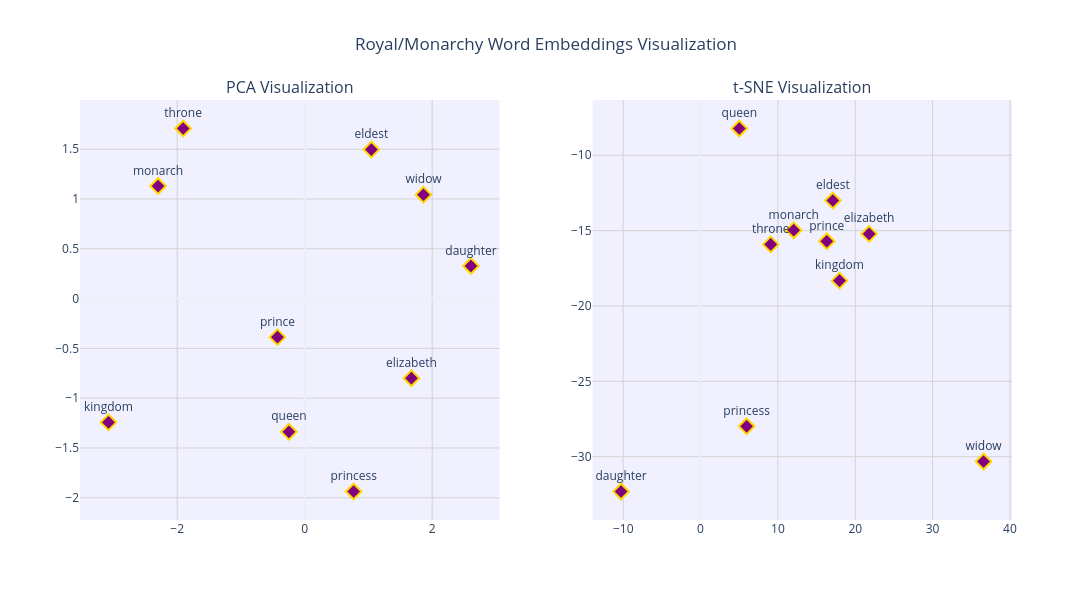

Source (notebook cell):
### Code cell
import gensim.downloader as api
import plotly.graph_objects as go
from plotly.subplots import make_subplots
from sklearn.decomposition import PCA
from sklearn.manifold import TSNE
import numpy as np
model=api.load("glove-wiki-gigaword-50")
words = ['queen','throne','prince','daughter','elizabeth','princess','kingdom','monarch','eldest','widow']
vector = np.array([model[word]for word in words])
fig = make_subplots(rows = 1,cols=2,subplot_titles = ('PCA Visualization','t-SNE Visualization'),horizontal_spacing = 0.1)
pca=PCA(n_components=2)
pca_vector = pca.fit_transform(vector)
tsne = TSNE(n_components=2,perplexity= 5, max_iter = 250 , random_state = 42)
tsne_vector = tsne.fit_transform(vector)
fig.add_trace(go.Scatter(x = pca_vector[:,0],y = pca_vector[:,1],mode = 'markers+text',text = words, textposition = "top center",marker = dict(size = 12,color = 'purple',symbol = 'diamond',line = dict(color='gold',width=2)),name = 'Words'),row=1,col=1)
fig.add_trace(go.Scatter(x = tsne_vector[:,0],y = tsne_vector[:,1],mode = 'markers+text',text = words, textposition = "top center",marker = dict(size = 12,color = 'purple',symbol = 'diamond',line = dict(color='gold',width=2)),name = 'Words'),row=1,col=2)
fig.update_layout(height = 600, width =1200,showlegend  = False , template = 'plotly_white',title_text = "Royal/Monarchy Word Embeddings Visualization",title_x = 0.5,font = dict(size=12),plot_bgcolor = 'rgba(240,240,255,0.95)',)
fig.update_xaxes(showgrid=True,gridwidth = 1,gridcolor = 'lightgrey')
fig.update_yaxes(showgrid=True,gridwidth = 1,gridcolor = 'lightgrey')
fig.show()

### Figure 1 — Plotly figure (JSON) as saved in the notebook; plotly's stock layout.template omitted (floating-point values rounded to 4 significant figures)
{"data": [{"marker": {"color": "purple", "line": {"color": "gold", "width": 2}, "size": 12, "symbol": "diamond"}, "mode": "markers+text", "name": "Words", "text": ["queen", "throne", "prince", "daughter", "elizabeth", "princess", "kingdom", "monarch", "eldest", "widow"], "textposition": "top center", "type": "scatter", "x": [-0.2472, -1.907, -0.4271, 2.608, 1.674, 0.7681, -3.078, -2.3, 1.046, 1.863], "xaxis": "x", "y": [-1.338, 1.708, -0.3871, 0.3271, -0.7995, -1.937, -1.243, 1.13, 1.496, 1.042], "yaxis": "y"}, {"marker": {"color": "purple", "line": {"color": "gold", "width": 2}, "size": 12, "symbol": "diamond"}, "mode": "markers+text", "name": "Words", "text": ["queen", "throne", "prince", "daughter", "elizabeth", "princess", "kingdom", "monarch", "eldest", "widow"], "textposition": "top center", "type": "scatter", "x": [5.014, 9.075, 16.32, -10.28, 21.79, 5.959, 17.97, 12.04, 17.1, 36.59], "xaxis": "x2", "y": [-8.222, -15.91, -15.71, -32.31, -15.22, -27.98, -18.32, -14.97, -13.0, -30.32], "yaxis": "y2"}], "layout": {"annotations": [{"font": {"size": 16}, "showarrow": false, "text": "PCA Visualization", "x": 0.225, "xanchor": "center", "xref": "paper", "y": 1.0, "yanchor": "bottom", "yref": "paper"}, {"font": {"size": 16}, "showarrow": false, "text": "t-SNE Visualization", "x": 0.775, "xanchor": "center", "xref": "paper", "y": 1.0, "yanchor": "bottom", "yref": "paper"}], "font": {"size": 12}, "height": 600, "plot_bgcolor": "rgba(240,240,255,0.95)", "showlegend": false, "title": {"text": "Royal/Monarchy Word Embeddings Visualization", "x": 0.5}, "width": 1200, "xaxis": {"anchor": "y", "domain": [0.0, 0.45], "gridcolor": "lightgrey", "gridwidth": 1, "showgrid": true}, "xaxis2": {"anchor": "y2", "domain": [0.55, 1.0], "gridcolor": "lightgrey", "gridwidth": 1, "showgrid": true}, "yaxis": {"anchor": "x", "domain": [0.0, 1.0], "gridcolor": "lightgrey", "gridwidth": 1, "showgrid": true}, "yaxis2": {"anchor": "x2", "domain": [0.0, 1.0], "gridcolor": "lightgrey", "gridwidth": 1, "showgrid": true}}}
